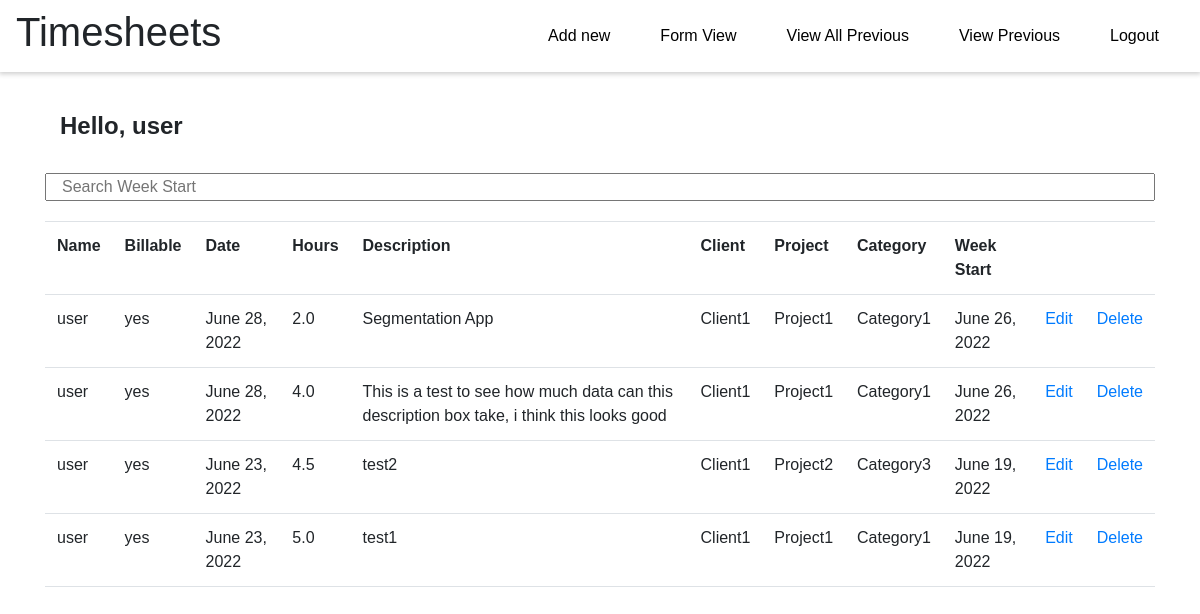
/userentry/ (signed in), run on the app's committed database.
### timesheets/models.py (models this page shows, shortened)
class Master_db(models.Model):
    timesheetid = models.AutoField(primary_key=True)
    billable = models.CharField(max_length = 10, choices = choices)
    date = models.DateField()
    hours = models.FloatField()
    description = models.CharField(max_length = 500)
    name = models.CharField(max_length=100)
    client = models.ForeignKey(Client, default = 1, on_delete= models.SET_DEFAULT)
    project = models.ForeignKey(Project, default = 1, on_delete= models.SET_DEFAULT)
    category = models.ForeignKey(Category, default = 1, on_delete=models.SET_DEFAULT)
    @property
    def week_start(self):
        week_start = self.date - timedelta(days = self.date.weekday() +1)
        return week_start

class Client(models.Model):
    client_id = models.AutoField(primary_key=True)
    client_name = models.CharField(max_length=100)
    def __str__(self):
        return self.client_name

class Project(models.Model):
    project_id = models.AutoField(primary_key=True)
    project_name = models.CharField(max_length=100)
    def __str__(self):
        return self.project_name

class Category(models.Model):
    category_id = models.AutoField(primary_key = True)
    category_name = models.CharField( max_length=100)
    def __str__(self):
        return self.category_name

### timesheets/views.py (the view)
# urls.py: path('userentry/', views.userentry, name = 'userentry')
def userentry(request):
        time_threshold = datetime.now() - timedelta(days=14)
        now = timezone.now()
        name = request.user
        results = Master_db.objects.filter(date__gt = time_threshold, name = name).order_by("-timesheetid")
        return render(request, "userentry.html",{'userentry':results})

### timesheets/templates/userentry.html (shortened to what this page needs)
{% extends 'base2.html' %}
{% block content %}
<!DOCTYPE html>
<html lang="en">
<head>
  <link href="https://cdn.jsdelivr.net/npm/bootstrap@5.1.3/dist/css/bootstrap.min.css" rel="stylesheet"
>
  <link href="https://maxcdn.bootstrapcdn.com/bootstrap/4.0.0-alpha.6/css/bootstrap.min.css" rel="stylesheet">
  <div class="container">
</head>
<body>
  {% if user.is_authenticated %}
  <div>
    <h4 class = "container"style="font-weight: bold;">Hello, {{ request.user }}</h4>
    <br>
    <input type="text" class="container" id="myInput1" onkeyup="myFunction()" placeholder="Search Week Start"
      title="Type in a name">
    <div id="table-wrapper">
      <div id="table-scroll">
        <table class="table table-hover" id="myTable">
          <tr>
            <th>Name</th>
            <th>Billable</th>
            <th>Date</th>
            <th>Hours</th>
            <th>Description</th>
            <th>Client</th>
            <th>Project</th>
            <th>Category</th>
            <th>Week Start</th>
            <th> </th>
            <th></th>
          </tr>
          {% for displayentry in userentry %}
          <tr>
            <td id=name>{{displayentry.name}}</td>
            <td>{{displayentry.billable}}</td>
            <td>{{displayentry.date}}</td>
            <td>{{displayentry.hours}}</td>
            <td>{{displayentry.description}}</td>
            <td>{{displayentry.client}}</td>
            <td>{{displayentry.project}}</td>
            <td>{{displayentry.category}}</td>
            <td>{{displayentry.week_start}}</td>
            <td><a href="/edit/{{displayentry.timesheetid}}">Edit</a></td>
            <td><a href="/delete/{{displayentry.timesheetid}}">Delete</a></td>
          </tr>
          {% endfor %}
        </table>
      </div>
    </div>
    {% endif %}
  </div>
</html>
{% endblock %}

### timesheets/templates/base2.html (style rules this page uses)
* { padding: 0; margin: 0; box-sizing: border-box; font-family: "Poppins", sans-serif; }
body { scroll-behavior: smooth; }

### timesheets/templates/userentry.html (style rules this page uses)
#table-wrapper { position: relative; }
#table-scroll { height: 475px; overflow: auto; margin-top: 20px; }
#table-wrapper table { width: 100%; }
#myTable { margin-left: auto; margin-right: auto; }

### data on the page
Master_db: name "user", billable "yes", date "June 28, 2022", hours "2.0", description "Segmentation App", client "Client1", project "Project1", category "Category1", week_start "June 26, 2022"
Master_db: name "user", billable "yes", date "June 28, 2022", hours "4.0", description "This is a test to see how much data can this description box take, i think this looks good", client "Client1", project "Project1", category "Category1", week_start "June 26, 2022"
Master_db: name "user", billable "yes", date "June 23, 2022", hours "4.5", description "test2", client "Client1", project "Project2", category "Category3", week_start "June 19, 2022"
Master_db: name "user", billable "yes", date "June 23, 2022", hours "5.0", description "test1", client "Client1", project "Project1", category "Category1", week_start "June 19, 2022"

### other printed values
{{ request.user }} "user"
